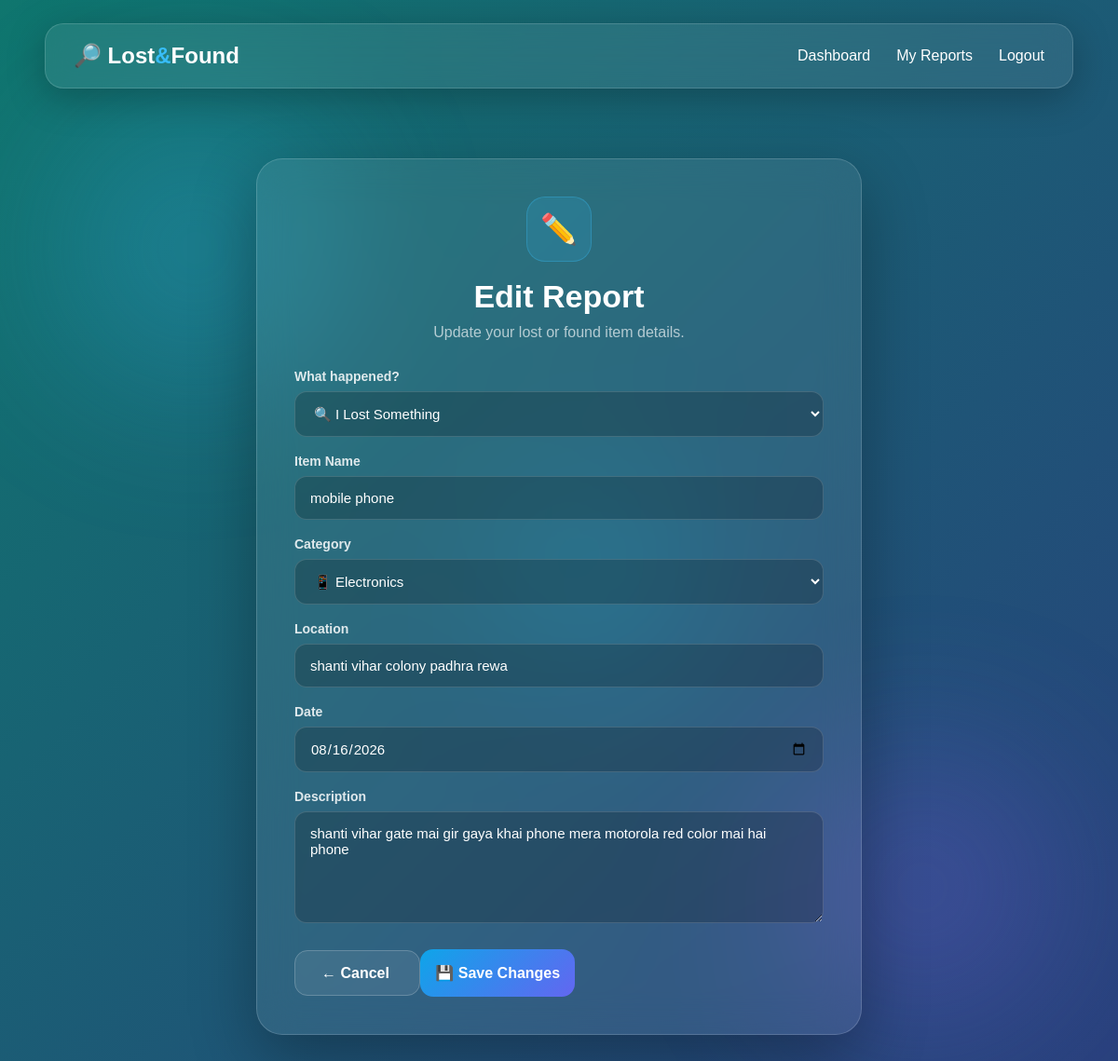
/edit-report/10 (signed in), run on the app's committed database.
### tables this page shows
CREATE TABLE items (

            id INTEGER PRIMARY KEY AUTOINCREMENT,

            user_id INTEGER NOT NULL,

            item_type TEXT NOT NULL,

            item_name TEXT NOT NULL,

            category TEXT NOT NULL,

            description TEXT,

            location TEXT NOT NULL,

            item_date TEXT NOT NULL,

            image TEXT,

            status TEXT DEFAULT 'active',

            created_at TIMESTAMP
            DEFAULT CURRENT_TIMESTAMP, contact_info TEXT,

            FOREIGN KEY (user_id)
            REFERENCES users(id)
        );

### app.py (the view, shortened to what this page needs)
@app.route(
    "/edit-report/<int:item_id>",
    methods=["GET", "POST"]
)
def edit_report(item_id):
    if "user_id" not in session:
        return redirect(
            url_for("login")
        )
    connection = get_db_connection()
    item = connection.execute(
        """
        SELECT *
        FROM items
        WHERE id = ?
        AND user_id = ?
        """,
        (
            item_id,
            session["user_id"]
        )
    ).fetchone()
    if not item:
        connection.close()
        return "Report not found!"
    connection.close()
    return render_template(
        "edit_report.html",
        item=item
    )

### database.py (called while the page is built)
def get_db_connection():
    connection = sqlite3.connect("lost_found.db")
    connection.row_factory = sqlite3.Row
    return connection

### templates/edit_report.html (shortened to what this page needs)
<!DOCTYPE html>
<html lang="en">
<head>
    <link rel="stylesheet" href="{{ url_for('static', filename='css/style.css') }}">
</head>
<body>
    <div class="glow glow-one"></div>
    <div class="glow glow-two"></div>
    <div class="glow glow-three"></div>
    <nav class="navbar">
        <div class="logo">
            🔎 Lost<span>&</span>Found
        </div>
        <div class="nav-links">
            <a href="/dashboard">
                Dashboard
            </a>
            <a href="/my-reports">
                My Reports
            </a>
            <a href="/logout">
                Logout
            </a>
        </div>
    </nav>
    <section class="report-page">
        <div class="report-box">
            <div class="report-icon">
                ✏️
            </div>
            <h1>
                Edit <span>Report</span>
            </h1>
            <p>
                Update your lost or found item details.
            </p>
            <form method="POST">
                <div class="form-group">
                    <label>
                        What happened?
                    </label>
                    <select name="item_type" required>
                        <option value="Lost" {% if item["item_type"]=="Lost" %}selected{% endif %}>
                            🔍 I Lost Something
                        </option>
                    </select>
                </div>
                <div class="form-group">
                    <label>
                        Item Name
                    </label>
                    <input type="text" name="item_name" value="{{ item['item_name'] }}" required>
                </div>
                <div class="form-group">
                    <label>
                        Category
                    </label>
                    <select name="category" required>
                        <option value="Electronics" {% if item["category"]=="Electronics" %}selected{% endif %}>
                            📱 Electronics
                        </option>
                    </select>
                </div>
                <div class="form-group">
                    <label>
                        Location
                    </label>
                    <input type="text" name="location" value="{{ item['location'] }}" required>
                </div>
                <div class="form-group">
                    <label>
                        Date
                    </label>
                    <input type="date" name="item_date" value="{{ item['item_date'] }}" required>
                </div>
                <div class="form-group">
                    <label>
                        Description
                    </label>
                    <textarea name="description" rows="5"
                        placeholder="Describe the item...">{{ item["description"] or "" }}</textarea>
                </div>
                <div class="edit-actions">
                    <a href="{{ url_for('my_reports') }}" class="secondary-btn">
                        ← Cancel
                    </a>
                    <button type="submit" class="report-btn">
                        💾 Save Changes
                    </button>
                </div>
            </form>
        </div>
    </section>
</body>
</html>

### static/css/style.css (style rules this page uses)
* { margin: 0; padding: 0; box-sizing: border-box; }
body { min-height: 100vh; font-family: Arial, sans-serif; color: white; background: linear-gradient(-45deg, #0f172a, #172554, #312e81, #0f766e); background-size: 400% 400%; animation: gradientMove 12s ease infinite; overflow-x: hidden; }
.glow { position: fixed; width: 300px; height: 300px; border-radius: 50%; filter: blur(90px); opacity: 0.25; pointer-events: none; z-index: 0; }
.glow-one { background: #38bdf8; top: 10%; left: 5%; animation: floatOne 8s infinite ease-in-out; }
.glow-two { background: #8b5cf6; right: 5%; bottom: 5%; animation: floatTwo 10s infinite ease-in-out; }
.glow-three { background: #06b6d4; top: 45%; left: 45%; width: 200px; height: 200px; animation: floatThree 7s infinite ease-in-out; }
.navbar { width: 92%; height: 70px; margin: 25px auto; padding: 0 30px; display: flex; align-items: center; justify-content: space-between; position: relative; z-index: 5; background: rgba(255, 255, 255, 0.08); backdrop-filter: blur(15px); -webkit-backdrop-filter: blur(15px); border: 1px solid rgba(255, 255, 255, 0.15); border-radius: 20px; box-shadow: 0 10px 40px rgba(0, 0, 0, 0.25); }
.logo { font-size: 24px; font-weight: bold; }
.logo span { color: #38bdf8; }
.nav-links { display: flex; align-items: center; gap: 28px; }
.nav-links a { color: white; text-decoration: none; transition: 0.3s; }
.primary-btn, .secondary-btn { padding: 15px 28px; border-radius: 14px; text-decoration: none; font-weight: bold; transition: 0.3s; }
.secondary-btn { color: white; background: rgba(255, 255, 255, 0.08); border: 1px solid rgba(255, 255, 255, 0.2); }
.report-page { min-height: calc(100vh - 120px); display: flex; justify-content: center; align-items: center; padding: 50px 20px; position: relative; z-index: 2; }
.report-box { width: 100%; max-width: 650px; padding: 40px; background: rgba(255, 255, 255, 0.08); border: 1px solid rgba(255, 255, 255, 0.16); border-radius: 28px; backdrop-filter: blur(20px); -webkit-backdrop-filter: blur(20px); box-shadow: 0 25px 70px rgba(0, 0, 0, 0.3); animation: reportAppear 0.8s ease; }
.report-icon { width: 70px; height: 70px; margin: 0 auto 18px; display: flex; align-items: center; justify-content: center; font-size: 32px; border-radius: 20px; background: rgba(56, 189, 248, 0.15); border: 1px solid rgba(56, 189, 248, 0.3); }
.report-box h1 { text-align: center; font-size: 34px; margin-bottom: 10px; }
.report-box>p { text-align: center; color: rgba(255, 255, 255, 0.65); margin-bottom: 30px; }
.report-box form { display: flex; flex-direction: column; gap: 18px; }
.form-group { display: flex; flex-direction: column; gap: 8px; }
.form-group label { font-size: 14px; font-weight: bold; color: rgba(255, 255, 255, 0.85); }
.form-group input, .form-group select, .form-group textarea { width: 100%; padding: 14px 16px; border-radius: 13px; border: 1px solid rgba(255, 255, 255, 0.15); outline: none; background: rgba(0, 0, 0, 0.2); color: white; font-family: Arial, sans-serif; font-size: 15px; transition: 0.3s; }
.form-group select option { background: #172554; color: white; }
.form-group textarea { resize: vertical; min-height: 120px; }
.report-btn { margin-top: 10px; padding: 16px; border: none; border-radius: 14px; color: white; font-size: 16px; font-weight: bold; cursor: pointer; background: linear-gradient(135deg, #0ea5e9, #6366f1); transition: 0.3s; }

### data on the page
items: item_type "🔍 I Lost Something", item_name "mobile phone", category "📱 Electronics", location "shanti vihar colony padhra rewa", item_date "08/16/2026", description "shanti vihar gate mai gir gaya khai phone mera motorola red color mai hai phone"
